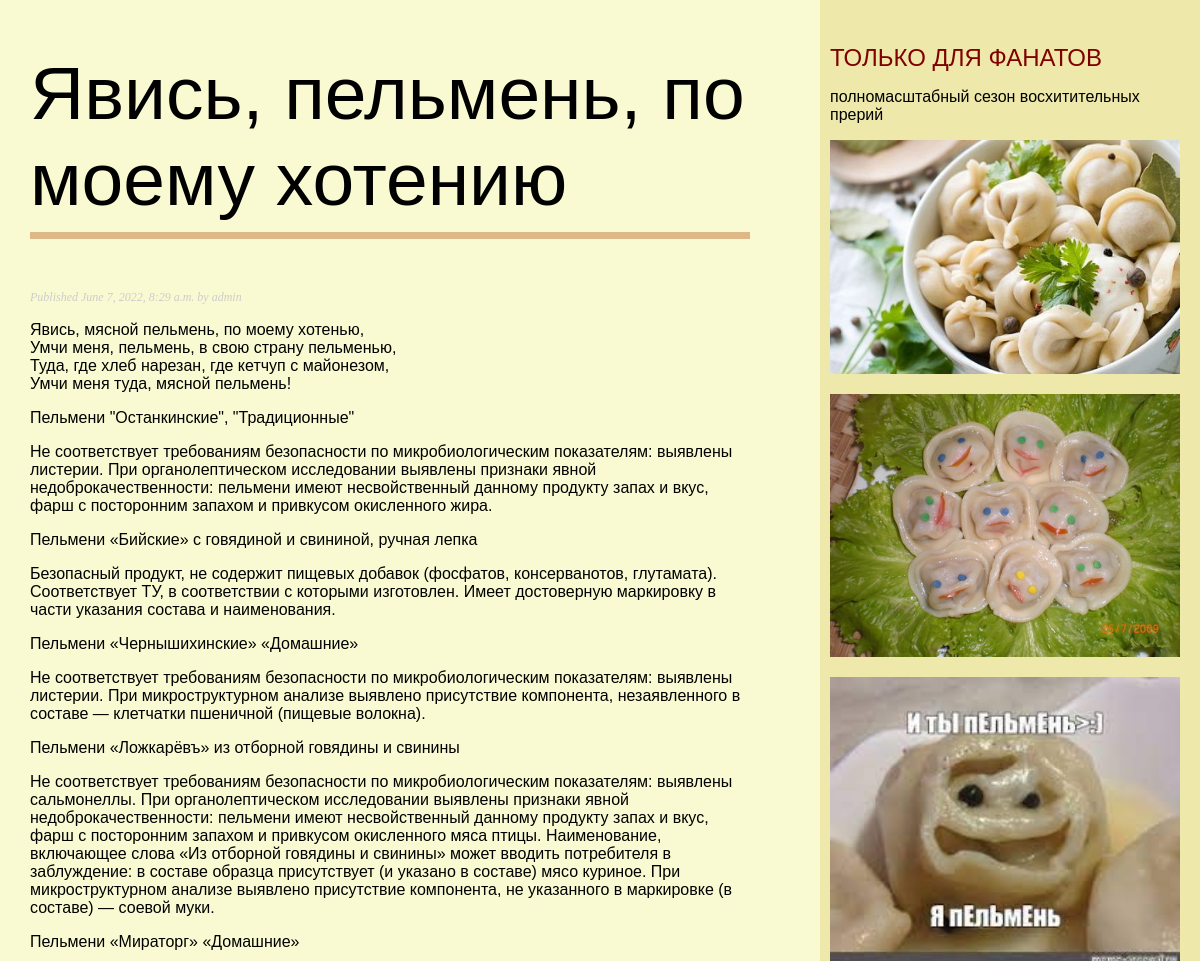
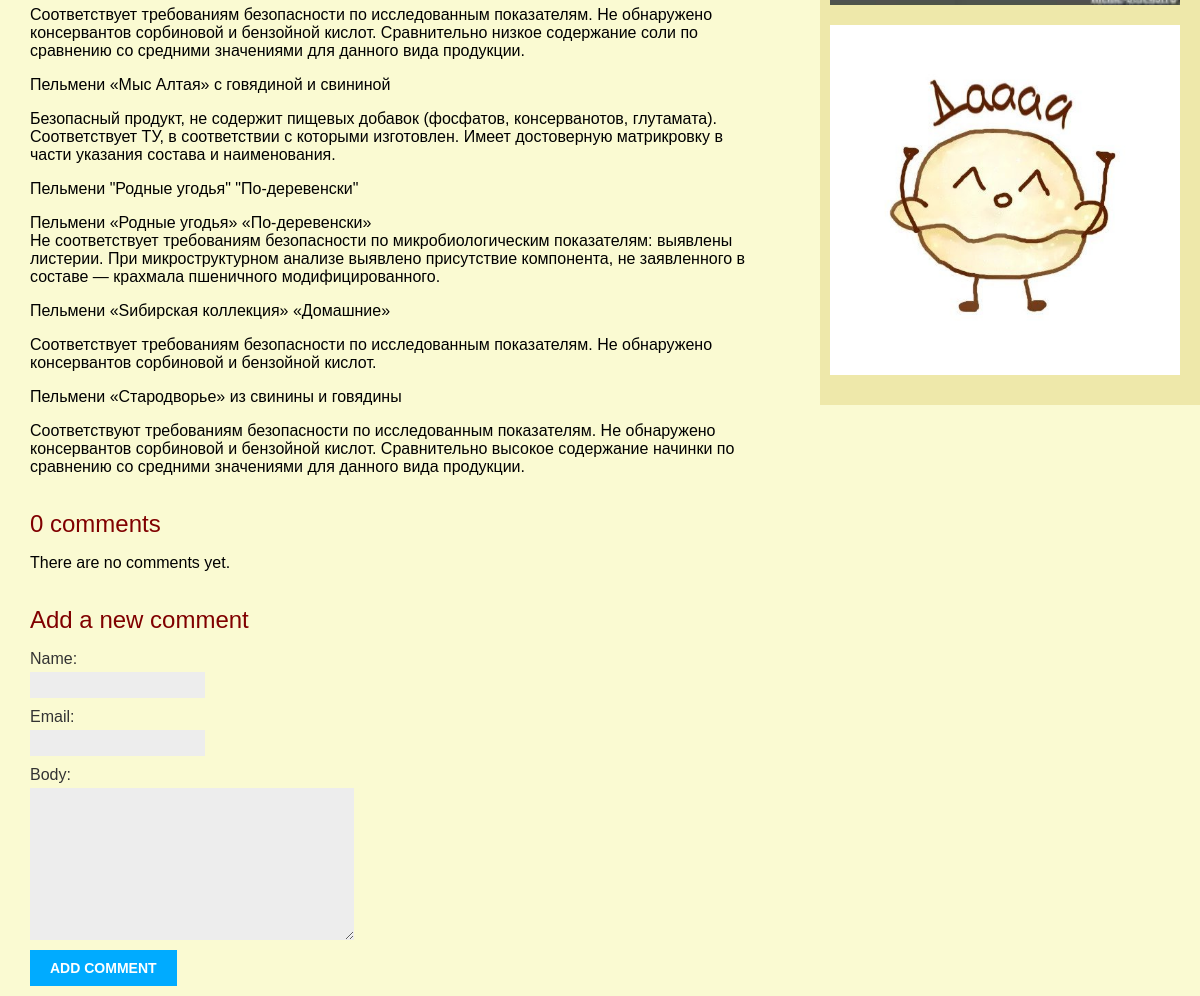
The app's page /blog/2/ with its own data (2 pictures, top to bottom).
### blog/models.py (models this page shows, shortened)
class Post(models.Model):
    class Status(models.TextChoices):
        DRAFT = 'DF', 'Draft'
        PUBLISHED = 'PB', 'Published'
    title = models.CharField(max_length=250)
    slug = models.SlugField(max_length=250)
    author = models.ForeignKey(User,
    on_delete=models.CASCADE,
    related_name='blog_posts')
    body = models.TextField()
    publish = models.DateTimeField(default=timezone.now)
    created = models.DateTimeField(auto_now_add=True)
    updated = models.DateTimeField(auto_now=True)
    status = models.CharField(max_length=2,
    choices=Status.choices,
    default=Status.DRAFT)
    objects = models.Manager() # The default manager.
    published = PublishedManager() # Our custom manager.
    class Meta:
        ordering = ['-publish']
        indexes = [
        models.Index(fields=['-publish']),
    ]

### blog/views.py (the view)
# urls.py: path('<int:id>/', views.post_detail, name='post_detail'),
def post_detail(request, id):
    post = get_object_or_404(Post, id=id, status=Post.Status.PUBLISHED)
    comments = post.comments.filter(active=True)
    form = CommentForm()
    return render(request, 'blog/post/detail.html', {'post': post, 'comments': comments,'form': form})

### blog/forms.py
class CommentForm(forms.ModelForm):
    class Meta:
        model = Comment
        fields = ['name', 'email', 'body']

### blog/templates/blog/post/detail.html (shortened to what this page needs)
{% extends "blog/base.html" %}
{% block content %}
  <h1>{{ post.title }}</h1>
  <p class="date">
    Published {{ post.publish }} by {{ post.author }}
  </p>
  {{ post.body|linebreaks }}
  {% with comments.count as total_comments %}
 <h2>{{ total_comments }} comment{{ total_comments|pluralize }}</h2>
{% endwith %}
{% for comment in comments %}
 <div class="comment">
 <p class="info">
 Comment {{ forloop.counter }} by {{ comment.name }}
 {{ comment.created }}
 </p>
 {{ comment.body|linebreaks }}
 </div>
{% empty %}
 <p>There are no comments yet.</p>
{% endfor %}
<h2>Add a new comment</h2>
 <form action="{% url "blog:post_comment" post.id %}" method="post">
 {{ form.as_p }}
 <p><input type="submit" value="Add comment"></p>
 </form>
{% endblock %}

### blog/static/css/blog.css (style rules this page uses)
body { margin:0; padding:0; font-family:helvetica, sans-serif; }
h1 { font-weight:normal; font-size: 75px; border-bottom:7px solid #bbb; padding:0 0 10px 0; border-bottom-color: #deb887; }
h2 { color: #800000 ; font-weight:normal; margin:34px 0 0; }
p.date { color:#ccc; font-family: georgia, serif; font-size: 12px; font-style: italic; }
label { float:left; clear:both; color:#333; margin-bottom:4px; }
input, textarea { clear:both; float:left; margin:0 0 10px; background:#ededed; border:0; padding:6px 10px; font-size:12px; }
input[type=submit] { font-weight:bold; background:#00abff; color:#fff; padding:10px 20px; font-size:14px; text-transform:uppercase; }

### blog/templates/blog/base.html (style rules this page uses)
body { background: #fafad2; }

### records on screen
Post: title "Явись, пельмень, по моему хотению", publish "June 7, 2022, 8:29 a.m.", author "admin", body "Явись, мясной пельмень, по моему хотенью, Умчи меня, пельмень, в свою страну пельменью, Туда, где хлеб нарезан, где кетчуп с майонезом, Умчи меня туда, мясной пельмень! Пельмени \"Останкинские\", \"Традиционные\" Не соответствует требованиям безопасности по микробиологическим показателям: выявлены листерии. При органолептическом исследовании выявлены признаки явной недоброкачественности: пельмени имеют несвойственный данному продукту запах и вкус, фарш с посторонним запахом и привкусом окисленного жира. Пельмени «Бийские» с говядиной и свининой, ручная лепка Безопасный продукт, не содержит пищевых добавок (фосфатов, консерванотов, глутамата). Соответствует ТУ, в соответствии с которыми…"

### other values on screen
{{ total_comments }} "0"
